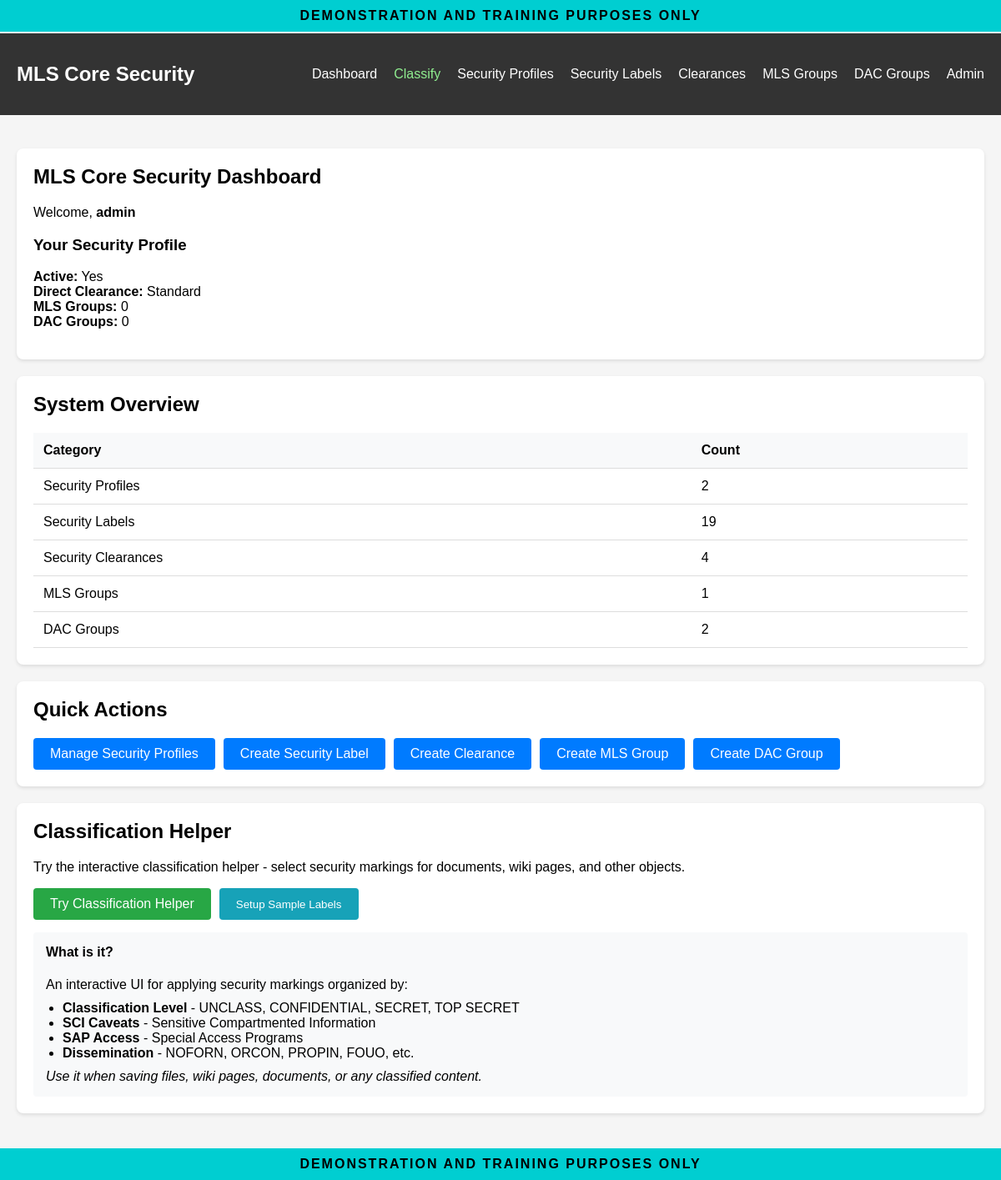
Page /mls/ (signed in) on the committed database.
### mls_core/models.py (models this page shows, shortened)
class SecurityProfile(models.Model):
    user = models.OneToOneField(
        User,
        on_delete=models.CASCADE,
        related_name='security_profile'
    )
    clearances = models.ForeignKey(
        SecurityClearance,
        on_delete=models.SET_NULL,
        null=True,
        blank=True,
        related_name='profiles',
        help_text="Direct security clearance (combined with group clearances)"
    )
    mls_groups = models.ManyToManyField(
        MLSGroup,
        related_name='members',
        blank=True,
        help_text="MLS groups (user gets ALL labels from ALL groups)"
    )
    dac_groups = models.ManyToManyField(
        DACGroup,
        related_name='members',
        blank=True,
        help_text="DAC groups (OR logic for discretionary access)"
    )
    clearance_expires = models.DateField(
        null=True,
        blank=True,
        help_text="Date when clearance expires (optional)"
    )
    notes = models.TextField(
        blank=True,
        help_text="Internal notes about this security profile"
    )
    is_active = models.BooleanField(
        default=True,
        help_text="Inactive profiles cannot access anything"
    )
    created_at = models.DateTimeField(auto_now_add=True)
    updated_at = models.DateTimeField(auto_now=True)
    class Meta:
        verbose_name = "Security Profile"
        verbose_name_plural = "Security Profiles"
        permissions = [
            ("security_manager", "Security Manager - Can edit profiles and assign labels"),
            ("senior_security_manager", "Senior Security Manager - Can CRUD all security objects"),
        ]

class SecurityClearance(models.Model):
    name = models.CharField(
        max_length=100,
        blank=True,
        help_text="Optional name for this clearance/classification"
    )
    securities = models.ManyToManyField(
        SecurityLabel,
        related_name="clearances",
        blank=True,
        help_text="The set of security labels"
    )
    description = models.TextField(
        blank=True,
        help_text="Description of this clearance level"
    )
    created_at = models.DateTimeField(auto_now_add=True)
    updated_at = models.DateTimeField(auto_now=True)
    class Meta:
        verbose_name = "Security Clearance"
        verbose_name_plural = "Security Clearances"

### mls_core/views.py (the view)
# urls.py: path('', views.dashboard, name='dashboard'),
@login_required
def dashboard(request):
    context = {
        'total_users': SecurityProfile.objects.count(),
        'total_labels': SecurityLabel.objects.count(),
        'total_clearances': SecurityClearance.objects.count(),
        'total_mls_groups': MLSGroup.objects.count(),
        'total_dac_groups': DACGroup.objects.count(),
        'user_profile': getattr(request.user, 'security_profile', None),
    }
    return render(request, 'mls_core/dashboard.html', context)

### mls_core/templates/mls_core/dashboard.html (shortened to what this page needs)
{% extends "mls_core/base.html" %}
{% block content %}
<div class="card">
    <h2>MLS Core Security Dashboard</h2>
    {% if user.is_authenticated %}
        <p>Welcome, <strong>{{ user.username }}</strong></p>
        {% if user_profile %}
            <h3>Your Security Profile</h3>
            <p>
                <strong>Active:</strong> {{ user_profile.is_active|yesno:"Yes,No" }}<br>
                <strong>Direct Clearance:</strong> {{ user_profile.clearances.name|default:"None" }}<br>
                <strong>MLS Groups:</strong> {{ user_profile.mls_groups.count }}<br>
                <strong>DAC Groups:</strong> {{ user_profile.dac_groups.count }}
            </p>
        {% else %}
            <p>You do not have a security profile yet.</p>
        {% endif %}
    {% else %}
        <p>Please log in to view your security profile.</p>
    {% endif %}
</div>
<div class="card">
    <h2>System Overview</h2>
    <table>
        <tr>
            <th>Category</th>
            <th>Count</th>
        </tr>
        <tr>
            <td>Security Profiles</td>
            <td>{{ total_users }}</td>
        </tr>
        <tr>
            <td>Security Labels</td>
            <td>{{ total_labels }}</td>
        </tr>
        <tr>
            <td>Security Clearances</td>
            <td>{{ total_clearances }}</td>
        </tr>
        <tr>
            <td>MLS Groups</td>
            <td>{{ total_mls_groups }}</td>
        </tr>
        <tr>
            <td>DAC Groups</td>
            <td>{{ total_dac_groups }}</td>
        </tr>
    </table>
</div>
{% if perms.mls_core.security_manager or perms.mls_core.senior_security_manager %}
<div class="card">
    <h2>Quick Actions</h2>
    <div style="display: flex; gap: 10px; flex-wrap: wrap;">
        {% if perms.mls_core.security_manager %}
            <a href="{% url 'mls_core:profile_list' %}" class="btn">Manage Security Profiles</a>
        {% endif %}
        {% if perms.mls_core.senior_security_manager %}
            <a href="{% url 'mls_core:label_create' %}" class="btn">Create Security Label</a>
            <a href="{% url 'mls_core:clearance_create' %}" class="btn">Create Clearance</a>
            <a href="{% url 'mls_core:mls_group_create' %}" class="btn">Create MLS Group</a>
            <a href="{% url 'mls_core:dac_group_create' %}" class="btn">Create DAC Group</a>
        {% endif %}
    </div>
</div>
{% endif %}
<div class="card">
    <h2>Classification Helper</h2>
    <p>Try the interactive classification helper - select security markings for documents, wiki pages, and other objects.</p>
    <div style="display: flex; gap: 10px; flex-wrap: wrap;">
        <a href="{% url 'mls_core:classification_helper' %}?return_url={% url 'mls_core:dashboard' %}" class="btn" style="background-color: #28a745;">
            Try Classification Helper
        </a>
        {% if perms.mls_core.senior_security_manager %}
        <button onclick="setupSampleLabels()" class="btn" style="background-color: #17a2b8;">
            Setup Sample Labels
        </button>
        {% endif %}
    </div>
    <div style="margin-top: 15px; padding: 15px; background-color: #f8f9fa; border-radius: 4px;">
        <h4 style="margin-top: 0;">What is it?</h4>
        <p style="margin-bottom: 10px;">An interactive UI for applying security markings organized by:</p>
        <ul style="margin: 0; padding-left: 20px;">
            <li><strong>Classification Level</strong> - UNCLASS, CONFIDENTIAL, SECRET, TOP SECRET</li>
            <li><strong>SCI Caveats</strong> - Sensitive Compartmented Information</li>
            <li><strong>SAP Access</strong> - Special Access Programs</li>
            <li><strong>Dissemination</strong> - NOFORN, ORCON, PROPIN, FOUO, etc.</li>
        </ul>
        <p style="margin-top: 10px; margin-bottom: 0;"><em>Use it when saving files, wiki pages, documents, or any classified content.</em></p>
    </div>
</div>
{% endblock %}

### mls_core/templates/mls_core/base.html (style rules this page uses)
body { font-family: Arial, sans-serif; margin: 0; padding: 0; background-color: #f5f5f5; padding-top: 40px; padding-bottom: 40px; }
.card { background-color: white; padding: 20px; border-radius: 8px; box-shadow: 0 2px 4px rgba(0,0,0,0.1); margin-bottom: 20px; }
.card h2 { margin-top: 0; }
.btn { display: inline-block; padding: 10px 20px; background-color: #007bff; color: white; text-decoration: none; border-radius: 4px; border: none; cursor: pointer; }
table { width: 100%; border-collapse: collapse; }
th, td { padding: 12px; text-align: left; border-bottom: 1px solid #ddd; }
th { background-color: #f8f9fa; font-weight: bold; }

### rows in the picture
SecurityProfile: is_active "Yes", clearances.name "Standard", mls_groups.count "0", dac_groups.count "0"

### other values in the picture
{{ user.username }} "admin"
{{ total_users }} "2"
{{ total_labels }} "19"
{{ total_clearances }} "4"
{{ total_mls_groups }} "1"
{{ total_dac_groups }} "2"
